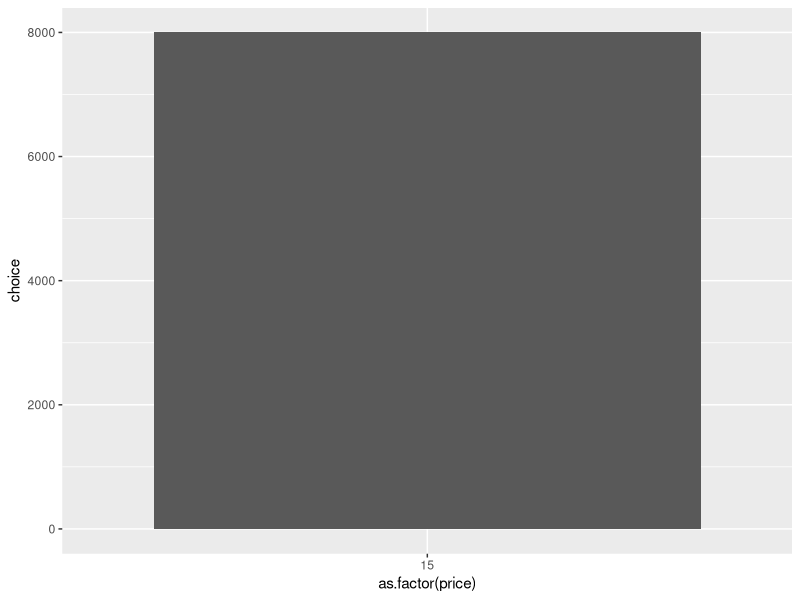
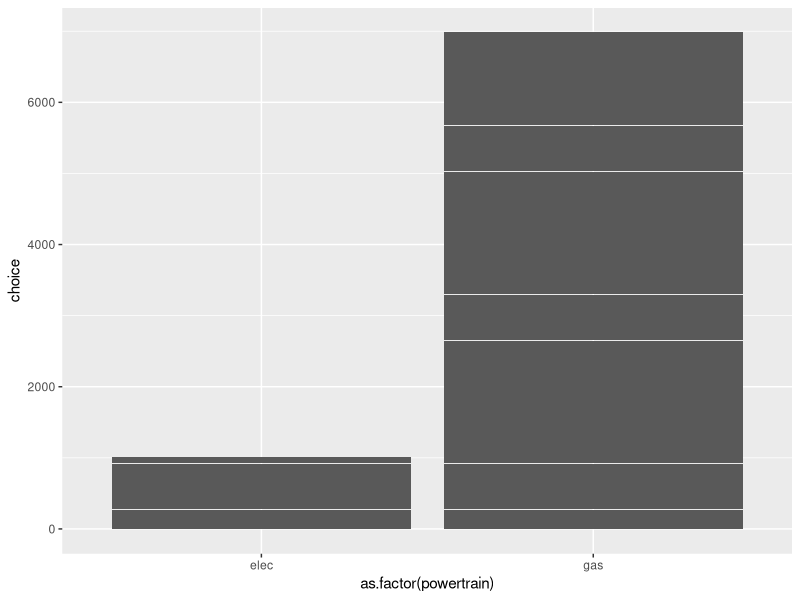

Generate these figures, in order, with R:
# Explore choice data

# Load libraries
library(tidyverse)
library(here)

# -----------------------------------------------------------------------------
# Load the data set:
data <- read_csv(here('data', 'data_mnl.csv'))
head(data)

# Variables:
# "respID"      = Identifies each survey respondent
# "qID"         = Identifies each question for each survey respondent
# "altID"       = Identifies the alternative in each unique choice observation
# "obsID"       = Identifies each unique choice observation
# "choice"      = 1 if the alternative is chosen, 0 otherwise
# "price"       = Purchase price in thousands of dollars (15, 20, 25)
# "fuelEconomy" = Fuel economy in miles per gallon of gasoline (20, 25, 30)
# "accelTime"   = 0 to 60 mph acceleration time in seconds (6, 7, 8)
# "powertrain"  = Indicates if the car is electric or gas

# Look at counts of values in data:
data %>% count(price)
data %>% count(fuelEconomy)
data %>% count(accelTime)
data %>% count(powertrain)

# Count number of times each alternative was chosen:
data %>% count(altID, choice)

# Check if any respondents made the same choice for all questions:
data %>% 
    filter(choice == 1) %>%
    count(respID, altID) %>% 
    filter(n == 8)

# Check respondent 174:
data %>% 
    filter(respID == 174)

# Visualize how many times each price level was chosen:
data %>% count(price, choice)
data %>%
    ggplot() + 
    geom_col(aes(x = as.factor(price), y = choice))

# Visualize how many times electric cars were chosen compared to gasoline cars:
data %>% count(powertrain, choice)
data %>%
    ggplot() + 
    geom_col(aes(x = as.factor(powertrain), y = choice))
